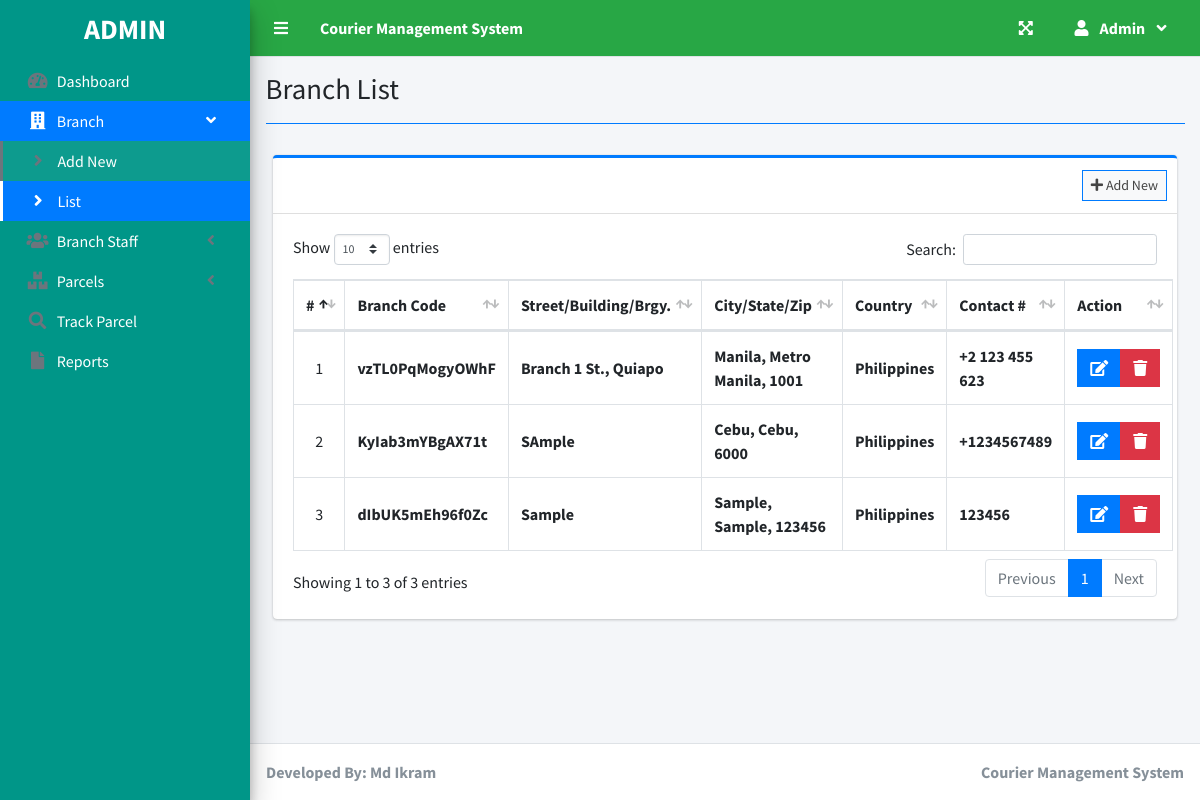
The page /index.php?page=branch_list (signed in) on the database its author committed.
### tables this page shows
CREATE TABLE `branches` (
  `id` int NOT NULL AUTO_INCREMENT,
  `branch_code` varchar(50) NOT NULL,
  `street` text NOT NULL,
  `city` text NOT NULL,
  `state` text NOT NULL,
  `zip_code` varchar(50) NOT NULL,
  `country` text NOT NULL,
  `contact` varchar(100) NOT NULL,
  `date_created` datetime NOT NULL DEFAULT CURRENT_TIMESTAMP,
  PRIMARY KEY (`id`)
);

### branch_list.php (the view, shortened to what this page needs)
<?php include'db_connect.php' ?>
<div class="col-lg-12">
	<div class="card card-outline card-primary">
		<div class="card-header">
			<div class="card-tools">
				<a class="btn btn-block btn-sm btn-default btn-flat border-primary " href="./index.php?page=new_branch"><i class="fa fa-plus"></i> Add New</a>
			</div>
		</div>
		<div class="card-body">
			<table class="table tabe-hover table-bordered" id="list">
				<!-- <colgroup>
					<col width="5%">
					<col width="15%">
					<col width="25%">
					<col width="25%">
					<col width="15%">
				</colgroup> -->
				<thead>
					<tr>
						<th class="text-center">#</th>
						<th>Branch Code</th>
						<th>Street/Building/Brgy.</th>
						<th>City/State/Zip</th>
						<th>Country</th>
						<th>Contact #</th>
						<th>Action</th>
					</tr>
				</thead>
				<tbody>
					<?php
					$i = 1;
					$qry = $conn->query("SELECT * FROM branches order by street asc,city asc, state asc ");
					while($row= $qry->fetch_assoc()):
					?>
					<tr>
						<td class="text-center"><?php echo $i++ ?></td>
						<td class=""><b><?php echo $row['branch_code'] ?></b></td>
						<td><b><?php echo ucwords($row['street']) ?></b></td>
						<td><b><?php echo ucwords($row['city'].', '.$row['state'].', '.$row['zip_code']) ?></b></td>
						<td><b><?php echo ucwords($row['country']) ?></b></td>
						<td><b><?php echo $row['contact'] ?></b></td>
						<td class="text-center">
		                    <div class="btn-group">
		                        <a href="index.php?page=edit_branch&id=<?php echo $row['id'] ?>" class="btn btn-primary btn-flat ">
		                          <i class="fas fa-edit"></i>
		                        </a>
		                        <button type="button" class="btn btn-danger btn-flat delete_branch" data-id="<?php echo $row['id'] ?>">
		                          <i class="fas fa-trash"></i>
		                        </button>
	                      </div>
						</td>
					</tr>
				<?php endwhile; ?>
				</tbody>
			</table>
		</div>
	</div>
</div>

### branch_list.php (style rules this page uses)
table td { vertical-align: middle !important; }

### rows shown on the page
branches: branch_code "vzTL0PqMogyOWhF", street "Branch 1 St., Quiapo", city+state+zip_code "Manila, Metro Manila, 1001", country "Philippines", contact "+2 123 455 623"
branches: branch_code "KyIab3mYBgAX71t", street "SAmple", city+state+zip_code "Cebu, Cebu, 6000", country "Philippines", contact "+1234567489"
branches: branch_code "dIbUK5mEh96f0Zc", street "Sample", city+state+zip_code "Sample, Sample, 123456", country "Philippines", contact "123456"

### other values the page prints
$_SESSION['system']['name'] "Courier Management System"
$_SESSION['login_firstname'] "Admin"
$title "Branch List"
